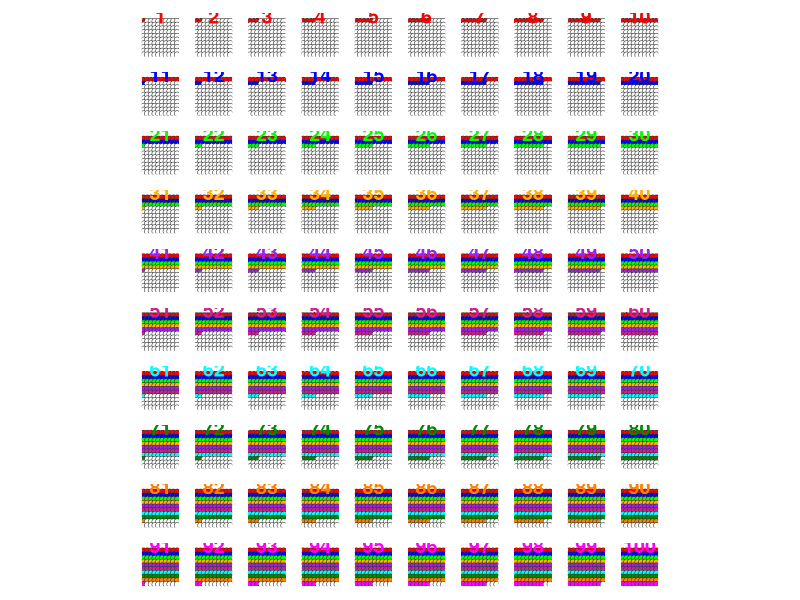

The R source for this figure:
# install.packages("ggplot2")   # if needed

library(ggplot2)

library(grid)   # for unit()

# ---------------- CONFIG ---------------- #

outfile <- "Numbers_1_100_poster.jpg"

# Colors for each tens row (1–10, 11–20, ..., 91–100)

tens_palette <- c(
  "#d80000", "#ff7f00", "#0078d4", "#00994c", "#a000a0",
  "#0000cc", "#e00088", "#ffb000", "#00aaaa", "#555555"
)

tens_palette <- c("red","blue","green","#ffb000","purple",
                  "violetred","cyan","green4","#ff7f00","magenta")

tens_palette_transparent = adjustcolor(tens_palette,alpha = 0.3)

numbers <- 1:100

# -------------- DATA BUILD -------------- #

df_list <- lapply(numbers, function(n) {
  
  dots <- 1:100
  
  data.frame(
    
    number = n,
    
    dot_id = dots,
    
    # 10×10 grid, left-to-right, top-to-bottom
    
    dot_row = 9 - ((dots - 1) %/% 10),   # 0..9 (top row is 9)
    
    dot_col = (dots - 1) %% 10,          # 0..9
    
    filled  = dots <= n
    
  )
  
})

df <- do.call(rbind, df_list)

df$tens_group <- floor((df$number - 1) / 10) + 1

df$fill_color <- ifelse(df$filled,
                        
                        tens_palette[df$tens_group],
                        
                        "white")

for(c in 1:10){
  id_range1 = (c-1)*10+1
  id_range2 = c*10
  df$fill_color[which(df$dot_id %in% c(id_range1:id_range2))] <- 
    ifelse(df$filled[which(df$dot_id %in% c(id_range1:id_range2))],
           
           tens_palette[c],
           
           "white")
}
# for drawing the number text in each facet

numbers_df <- data.frame(
  
  number = numbers,
  
  x = 4.5,      # horizontal center over the dots
  
  y = 10.4      # a bit above the top dot row
  
)

# -------------- PLOT -------------- #

p <- ggplot(df, aes(x = dot_col, y = dot_row)) +
  
  # dots
  geom_point(
    aes(fill = fill_color),
    shape = 21, size = 1.8,
    colour = "grey20", 
    #colour = "black", 
    stroke = 0.3 
  ) +
  
  # number label in each facet
  geom_text(
    data = numbers_df,
    aes(x = x, y = y, label = number),
    inherit.aes = FALSE,
    color = rep(tens_palette,each=10),
    fontface="bold",
    size = 5
  ) +
  
  scale_fill_identity() +
  
  scale_x_continuous(limits = c(-0.5, 9.5), breaks = NULL, expand = c(0, 0)) +
  
  scale_y_continuous(limits = c(-0.5, 11),  breaks = NULL, expand = c(0, 0)) +
  
  facet_wrap(~ number, ncol = 10) +
  
  coord_equal() +
  
  theme_void() +
  
  theme(
    strip.text = element_blank(),
    panel.spacing = unit(0.8, "lines"),
    #plot.background = element_rect(fill = "lightgrey"),
    # strip.background = element_rect(fill = rep(tens_palette_transparent,10)),
    plot.margin = margin(10, 10, 10, 10)
  )

#p
# -------------- SAVE -------------- #

ggsave(outfile, p, width = 30, height = 40, units = "cm", dpi = 300)

cat("Saved poster to", outfile, "\n")
